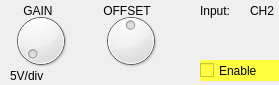
           <widget class="QWidget" name="CH2_controls">
            <property name="geometry">
             <rect>
              <x>0</x>
              <y>0</y>
              <width>279</width>
              <height>85</height>
             </rect>
            </property>
            <attribute name="label">
             <string>CH2:    5V/div</string>
            </attribute>
            <widget class="QCheckBox" name="ch2">
             <property name="geometry">
              <rect>
               <x>200</x>
               <y>60</y>
               <width>81</width>
               <height>21</height>
              </rect>
             </property>
             <property name="styleSheet">
              <string notr="true">background-color: rgb(255, 255, 64);</string>
             </property>
             <property name="text">
              <string>Enable</string>
             </property>
            </widget>
            <widget class="QLabel" name="label_42">
             <property name="geometry">
              <rect>
               <x>200</x>
               <y>0</y>
               <width>41</width>
               <height>21</height>
              </rect>
             </property>
             <property name="toolTip">
              <string>Monitor a different channel</string>
             </property>
             <property name="text">
              <string>Input:</string>
             </property>
            </widget>
            <widget class="QLabel" name="label_43">
             <property name="geometry">
              <rect>
               <x>250</x>
               <y>0</y>
               <width>31</width>
               <height>21</height>
              </rect>
             </property>
             <property name="toolTip">
              <string/>
             </property>
             <property name="text">
              <string>CH2</string>
             </property>
            </widget>
            <widget class="QDial" name="dial_13">
             <property name="geometry">
              <rect>
               <x>100</x>
               <y>10</y>
               <width>61</width>
               <height>61</height>
              </rect>
             </property>
             <property name="minimum">
              <number>-5</number>
             </property>
             <property name="maximum">
              <number>5</number>
             </property>
             <property name="pageStep">
              <number>1</number>
             </property>
             <property name="value">
              <number>0</number>
             </property>
            </widget>
            <widget class="QLabel" name="label_35">
             <property name="geometry">
              <rect>
               <x>20</x>
               <y>0</y>
               <width>51</width>
               <height>21</height>
              </rect>
             </property>
             <property name="text">
              <string> GAIN</string>
             </property>
            </widget>
            <widget class="QLabel" name="CH2_gain_label">
             <property name="geometry">
              <rect>
               <x>10</x>
               <y>60</y>
               <width>71</width>
               <height>31</height>
              </rect>
             </property>
             <property name="text">
              <string>5V/div</string>
             </property>
            </widget>
            <widget class="QLabel" name="label_37">
             <property name="geometry">
              <rect>
               <x>100</x>
               <y>0</y>
               <width>61</width>
               <height>21</height>
              </rect>
             </property>
             <property name="text">
              <string> OFFSET</string>
             </property>
            </widget>
            <widget class="QDial" name="dial_8">
             <property name="geometry">
              <rect>
               <x>10</x>
               <y>10</y>
               <width>61</width>
               <height>61</height>
              </rect>
             </property>
             <property name="maximum">
              <number>7</number>
             </property>
             <property name="pageStep">
              <number>1</number>
             </property>
            </widget>
           </widget>
